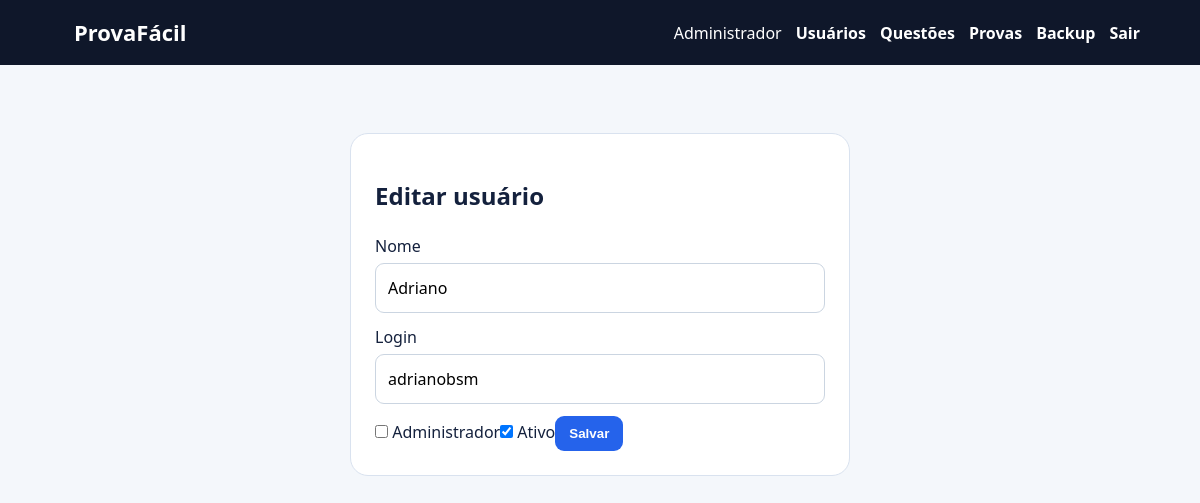
Page /admin/users/2/edit (signed in) on the committed database.
### tables this page shows
CREATE TABLE users(id INTEGER PRIMARY KEY AUTOINCREMENT,name TEXT NOT NULL,login TEXT UNIQUE NOT NULL,password TEXT NOT NULL,admin INTEGER NOT NULL DEFAULT 0,active INTEGER NOT NULL DEFAULT 1,created TEXT NOT NULL);

### app.py (the view, shortened to what this page needs)
@app.route('/admin/users/<int:uid>/edit',methods=['GET','POST'])
@auth(admin=True)
def user_edit(uid):
 with con() as c:row=c.execute('SELECT * FROM users WHERE id=?',(uid,)).fetchone()
 if not row:abort(404)
 return render_template('user_form.html',row=row)

### app.py (called while the page is built)
def con():
 c=sqlite3.connect(DB);c.row_factory=sqlite3.Row;c.execute('PRAGMA foreign_keys=ON');return c

def me():
 if not session.get('uid'):return None
 with con() as c:return c.execute('SELECT id,name,login,admin,active FROM users WHERE id=?',(session['uid'],)).fetchone()

@app.context_processor
def context():return {'u':me()}

def auth(admin=False):
 def deco(fn):
  @wraps(fn)
  def wrapped(*a,**k):
   u=me()
   if not u or not u['active']:session.clear();flash('Entre para continuar.','error');return redirect(url_for('login'))
   if admin and not u['admin']:abort(403)
   return fn(*a,**k)
  return wrapped
 return deco

### templates/user_form.html
{% extends 'base.html' %}{% block content %}<section class="card auth"><h1>{{'Editar' if row else 'Novo'}} usuário</h1><form method="post"><label>Nome<input name="name" value="{{row.name if row else ''}}" required></label><label>Login<input name="login" value="{{row.login if row else ''}}" required></label>{% if not row %}<label>Senha<input type="password" name="password" minlength="6" required></label>{% endif %}<label><input type="checkbox" name="admin" {% if row and row.admin %}checked{% endif %}> Administrador</label>{% if row %}<label><input type="checkbox" name="active" {% if row.active %}checked{% endif %}> Ativo</label>{% endif %}<button>Salvar</button></form></section>{% endblock %}

### templates/base.html
<!doctype html><html lang="pt-BR"><head><meta charset="utf-8"><meta name="viewport" content="width=device-width,initial-scale=1"><link rel="stylesheet" href="{{url_for('static',filename='style.css')}}"><title>{% block title %}ProvaFácil{% endblock %}</title></head><body><header><a class="brand" href="{{url_for('home')}}">ProvaFácil</a><nav>{% if u %}<span>{{u.name}}</span>{% if u.admin %}<a href="{{url_for('users')}}">Usuários</a><a href="{{url_for('questions')}}">Questões</a><a href="{{url_for('admin_exams')}}">Provas</a><a href="{{url_for('backup')}}">Backup</a>{% endif %}<a href="{{url_for('logout')}}">Sair</a>{% else %}<a href="{{url_for('login')}}">Entrar</a><a href="{{url_for('register')}}">Cadastre-se</a>{% endif %}</nav></header><main>{% for cat,msg in get_flashed_messages(with_categories=true) %}<div class="alert {{cat}}">{{msg}}</div>{% endfor %}{% block content %}{% endblock %}</main></body></html>

### static/style.css (style rules this page uses)
:root { --blue:#2563eb;--ink:#14213d;--line:#d9e2ef }
* { box-sizing:border-box }
body { margin:0;background:#f4f7fb;color:var(--ink);font:16px/1.5 system-ui }
header { background:#0f172a;color:white;padding:16px 5%;display:flex;justify-content:space-between;align-items:center;position:sticky;top:0;z-index:5 }
header a { color:white;text-decoration:none;font-weight:750;margin-left:14px }
.brand { font-size:22px }
main { max-width:1150px;margin:auto;padding:28px 18px 70px }
.hero,.card,.question { background:white;border:1px solid var(--line);border-radius:18px;padding:24px;margin-bottom:18px }
input,select,textarea { width:100%;padding:12px;border:1px solid #cbd5e1;border-radius:9px;margin:5px 0 12px;font:inherit }
input[type=checkbox] { width:auto }
.btn,button { display:inline-block;background:var(--blue);color:white;border:0;border-radius:9px;padding:10px 14px;font-weight:800;text-decoration:none;cursor:pointer }
.auth { max-width:500px;margin:40px auto }

### rows in the picture
users: name "Administrador"
users: name "Adriano", login "adrianobsm", active "☑"

### other values in the picture
{{ 'Editar' if row else 'Novo' }} "Editar"
